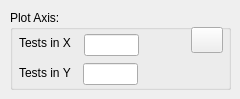
     <widget class="QWidget" name="pageAdvanced2">
      <widget class="QGroupBox" name="GroupBoxInstantReportTwoTests">
       <property name="geometry">
        <rect>
         <x>10</x>
         <y>10</y>
         <width>221</width>
         <height>80</height>
        </rect>
       </property>
       <property name="title">
        <string>Plot Axis:</string>
       </property>
       <widget class="QLineEdit" name="editTestX">
        <property name="geometry">
         <rect>
          <x>74</x>
          <y>24</y>
          <width>55</width>
          <height>22</height>
         </rect>
        </property>
        <property name="toolTip">
         <string>Enter Test number (from first group of files). For multi scatter lots, you can enter pairs. eg: 1000,1010 ; 1030,1050</string>
        </property>
        <property name="text">
         <string/>
        </property>
       </widget>
       <widget class="QToolButton" name="PickTestScatterY">
        <property name="geometry">
         <rect>
          <x>138</x>
          <y>51</y>
          <width>22</width>
          <height>22</height>
         </rect>
        </property>
        <property name="palette">
         <palette>
          <active>
           <colorrole role="WindowText">
            <brush brushstyle="SolidPattern">
             <color alpha="255">
              <red>0</red>
              <green>64</green>
              <blue>128</blue>
             </color>
            </brush>
           </colorrole>
           <colorrole role="Button">
            <brush brushstyle="SolidPattern">
             <color alpha="255">
              <red>255</red>
              <green>255</green>
              <blue>204</blue>
             </color>
            </brush>
           </colorrole>
           <colorrole role="Light">
            <brush brushstyle="SolidPattern">
             <color alpha="255">
              <red>255</red>
              <green>255</green>
              <blue>255</blue>
             </color>
            </brush>
           </colorrole>
           <colorrole role="Midlight">
            <brush brushstyle="SolidPattern">
             <color alpha="255">
              <red>237</red>
              <green>228</green>
              <blue>219</blue>
             </color>
            </brush>
           </colorrole>
           <colorrole role="Dark">
            <brush brushstyle="SolidPattern">
             <color alpha="255">
              <red>128</red>
              <green>128</green>
              <blue>128</blue>
             </color>
            </brush>
           </colorrole>
           <colorrole role="Mid">
            <brush brushstyle="SolidPattern">
             <color alpha="255">
              <red>144</red>
              <green>139</green>
              <blue>133</blue>
             </color>
            </brush>
           </colorrole>
           <colorrole role="Text">
            <brush brushstyle="SolidPattern">
             <color alpha="255">
              <red>0</red>
              <green>0</green>
              <blue>0</blue>
             </color>
            </brush>
           </colorrole>
           <colorrole role="BrightText">
            <brush brushstyle="SolidPattern">
             <color alpha="255">
              <red>255</red>
              <green>255</green>
              <blue>255</blue>
             </color>
            </brush>
           </colorrole>
           <colorrole role="ButtonText">
            <brush brushstyle="SolidPattern">
             <color alpha="255">
              <red>0</red>
              <green>0</green>
              <blue>0</blue>
             </color>
            </brush>
           </colorrole>
           <colorrole role="Base">
            <brush brushstyle="SolidPattern">
             <color alpha="255">
              <red>255</red>
              <green>255</green>
              <blue>255</blue>
             </color>
            </brush>
           </colorrole>
           <colorrole role="Window">
            <brush brushstyle="SolidPattern">
             <color alpha="255">
              <red>255</red>
              <green>255</green>
              <blue>204</blue>
             </color>
            </brush>
           </colorrole>
           <colorrole role="Shadow">
            <brush brushstyle="SolidPattern">
             <color alpha="255">
              <red>64</red>
              <green>64</green>
              <blue>64</blue>
             </color>
            </brush>
           </colorrole>
           <colorrole role="Highlight">
            <brush brushstyle="SolidPattern">
             <color alpha="255">
              <red>0</red>
              <green>36</green>
              <blue>104</blue>
             </color>
            </brush>
           </colorrole>
           <colorrole role="HighlightedText">
            <brush brushstyle="SolidPattern">
             <color alpha="255">
              <red>255</red>
              <green>255</green>
              <blue>255</blue>
             </color>
            </brush>
           </colorrole>
           <colorrole role="Link">
            <brush brushstyle="SolidPattern">
             <color alpha="255">
              <red>0</red>
              <green>0</green>
              <blue>255</blue>
             </color>
            </brush>
           </colorrole>
           <colorrole role="LinkVisited">
            <brush brushstyle="SolidPattern">
             <color alpha="255">
              <red>255</red>
              <green>0</green>
              <blue>255</blue>
             </color>
            </brush>
           </colorrole>
          </active>
          <inactive>
           <colorrole role="WindowText">
            <brush brushstyle="SolidPattern">
             <color alpha="255">
              <red>0</red>
              <green>64</green>
              <blue>128</blue>
             </color>
            </brush>
           </colorrole>
           <colorrole role="Button">
            <brush brushstyle="SolidPattern">
             <color alpha="255">
              <red>255</red>
              <green>255</green>
              <blue>204</blue>
             </color>
            </brush>
           </colorrole>
           <colorrole role="Light">
            <brush brushstyle="SolidPattern">
             <color alpha="255">
              <red>255</red>
              <green>255</green>
              <blue>255</blue>
             </color>
            </brush>
           </colorrole>
           <colorrole role="Midlight">
            <brush brushstyle="SolidPattern">
             <color alpha="255">
              <red>237</red>
              <green>228</green>
              <blue>219</blue>
             </color>
            </brush>
           </colorrole>
           <colorrole role="Dark">
            <brush brushstyle="SolidPattern">
             <color alpha="255">
              <red>128</red>
              <green>128</green>
              <blue>128</blue>
             </color>
            </brush>
           </colorrole>
           <colorrole role="Mid">
            <brush brushstyle="SolidPattern">
             <color alpha="255">
              <red>144</red>
              <green>139</green>
              <blue>133</blue>
             </color>
            </brush>
           </colorrole>
           <colorrole role="Text">
            <brush brushstyle="SolidPattern">
             <color alpha="255">
              <red>0</red>
              <green>0</green>
              <blue>0</blue>
             </color>
            </brush>
           </colorrole>
           <colorrole role="BrightText">
            <brush brushstyle="SolidPattern">
             <color alpha="255">
              <red>255</red>
              <green>255</green>
              <blue>255</blue>
             </color>
            </brush>
           </colorrole>
           <colorrole role="ButtonText">
            <brush brushstyle="SolidPattern">
             <color alpha="255">
              <red>0</red>
              <green>0</green>
              <blue>0</blue>
             </color>
            </brush>
           </colorrole>
           <colorrole role="Base">
            <brush brushstyle="SolidPattern">
             <color alpha="255">
              <red>255</red>
              <green>255</green>
              <blue>255</blue>
             </color>
            </brush>
           </colorrole>
           <colorrole role="Window">
            <brush brushstyle="SolidPattern">
             <color alpha="255">
              <red>255</red>
              <green>255</green>
              <blue>204</blue>
             </color>
            </brush>
           </colorrole>
           <colorrole role="Shadow">
            <brush brushstyle="SolidPattern">
             <color alpha="255">
              <red>64</red>
              <green>64</green>
              <blue>64</blue>
             </color>
            </brush>
           </colorrole>
           <colorrole role="Highlight">
            <brush brushstyle="SolidPattern">
             <color alpha="255">
              <red>216</red>
              <green>208</green>
              <blue>200</blue>
             </color>
            </brush>
           </colorrole>
           <colorrole role="HighlightedText">
            <brush brushstyle="SolidPattern">
             <color alpha="255">
              <red>0</red>
              <green>0</green>
              <blue>0</blue>
             </color>
            </brush>
           </colorrole>
           <colorrole role="Link">
            <brush brushstyle="SolidPattern">
             <color alpha="255">
              <red>0</red>
              <green>0</green>
              <blue>255</blue>
             </color>
            </brush>
           </colorrole>
           <colorrole role="LinkVisited">
            <brush brushstyle="SolidPattern">
             <color alpha="255">
              <red>255</red>
              <green>0</green>
              <blue>255</blue>
             </color>
            </brush>
           </colorrole>
          </inactive>
          <disabled>
           <colorrole role="WindowText">
            <brush brushstyle="SolidPattern">
             <color alpha="255">
              <red>0</red>
              <green>64</green>
              <blue>128</blue>
             </color>
            </brush>
           </colorrole>
           <colorrole role="Button">
            <brush brushstyle="SolidPattern">
             <color alpha="255">
              <red>255</red>
              <green>255</green>
              <blue>204</blue>
             </color>
            </brush>
           </colorrole>
           <colorrole role="Light">
            <brush brushstyle="SolidPattern">
             <color alpha="255">
              <red>255</red>
              <green>255</green>
              <blue>255</blue>
             </color>
            </brush>
           </colorrole>
           <colorrole role="Midlight">
            <brush brushstyle="SolidPattern">
             <color alpha="255">
              <red>235</red>
              <green>231</green>
              <blue>227</blue>
             </color>
            </brush>
           </colorrole>
           <colorrole role="Dark">
            <brush brushstyle="SolidPattern">
             <color alpha="255">
              <red>128</red>
              <green>128</green>
              <blue>128</blue>
             </color>
            </brush>
           </colorrole>
           <colorrole role="Mid">
            <brush brushstyle="SolidPattern">
             <color alpha="255">
              <red>144</red>
              <green>139</green>
              <blue>133</blue>
             </color>
            </brush>
           </colorrole>
           <colorrole role="Text">
            <brush brushstyle="SolidPattern">
             <color alpha="255">
              <red>108</red>
              <green>104</green>
              <blue>100</blue>
             </color>
            </brush>
           </colorrole>
           <colorrole role="BrightText">
            <brush brushstyle="SolidPattern">
             <color alpha="255">
              <red>255</red>
              <green>255</green>
              <blue>255</blue>
             </color>
            </brush>
           </colorrole>
           <colorrole role="ButtonText">
            <brush brushstyle="SolidPattern">
             <color alpha="255">
              <red>108</red>
              <green>104</green>
              <blue>100</blue>
             </color>
            </brush>
           </colorrole>
           <colorrole role="Base">
            <brush brushstyle="SolidPattern">
             <color alpha="255">
              <red>255</red>
              <green>255</green>
              <blue>255</blue>
             </color>
            </brush>
           </colorrole>
           <colorrole role="Window">
            <brush brushstyle="SolidPattern">
             <color alpha="255">
              <red>255</red>
              <green>255</green>
              <blue>204</blue>
             </color>
            </brush>
           </colorrole>
           <colorrole role="Shadow">
            <brush brushstyle="SolidPattern">
             <color alpha="255">
              <red>0</red>
              <green>0</green>
              <blue>0</blue>
             </color>
            </brush>
           </colorrole>
           <colorrole role="Highlight">
            <brush brushstyle="SolidPattern">
             <color alpha="255">
              <red>0</red>
              <green>36</green>
              <blue>104</blue>
             </color>
            </brush>
           </colorrole>
           <colorrole role="HighlightedText">
            <brush brushstyle="SolidPattern">
             <color alpha="255">
              <red>255</red>
              <green>255</green>
              <blue>255</blue>
             </color>
            </brush>
           </colorrole>
           <colorrole role="Link">
            <brush brushstyle="SolidPattern">
             <color alpha="255">
              <red>0</red>
              <green>0</green>
              <blue>255</blue>
             </color>
            </brush>
           </colorrole>
           <colorrole role="LinkVisited">
            <brush brushstyle="SolidPattern">
             <color alpha="255">
              <red>255</red>
              <green>0</green>
              <blue>255</blue>
             </color>
            </brush>
           </colorrole>
          </disabled>
         </palette>
        </property>
        <property name="toolTip">
         <string>Pick test to draw on the Y axis</string>
        </property>
        <property name="text">
         <string/>
        </property>
        <property name="icon">
         <iconset resource="gex.qrc">
          <normaloff>:/gex/icons/combo.png</normaloff>:/gex/icons/combo.png</iconset>
        </property>
        <property name="iconSize">
         <size>
          <width>32</width>
          <height>32</height>
         </size>
        </property>
        <property name="autoRaise">
         <bool>true</bool>
        </property>
       </widget>
       <widget class="QToolButton" name="PickTestScatterX">
        <property name="geometry">
         <rect>
          <x>137</x>
          <y>23</y>
          <width>22</width>
          <height>22</height>
         </rect>
        </property>
        <property name="palette">
         <palette>
          <active>
           <colorrole role="WindowText">
            <brush brushstyle="SolidPattern">
             <color alpha="255">
              <red>0</red>
              <green>64</green>
              <blue>128</blue>
             </color>
            </brush>
           </colorrole>
           <colorrole role="Button">
            <brush brushstyle="SolidPattern">
             <color alpha="255">
              <red>255</red>
              <green>255</green>
              <blue>204</blue>
             </color>
            </brush>
           </colorrole>
           <colorrole role="Light">
            <brush brushstyle="SolidPattern">
             <color alpha="255">
              <red>255</red>
              <green>255</green>
              <blue>255</blue>
             </color>
            </brush>
           </colorrole>
           <colorrole role="Midlight">
            <brush brushstyle="SolidPattern">
             <color alpha="255">
              <red>237</red>
              <green>228</green>
              <blue>219</blue>
             </color>
            </brush>
           </colorrole>
           <colorrole role="Dark">
            <brush brushstyle="SolidPattern">
             <color alpha="255">
              <red>128</red>
              <green>128</green>
              <blue>128</blue>
             </color>
            </brush>
           </colorrole>
           <colorrole role="Mid">
            <brush brushstyle="SolidPattern">
             <color alpha="255">
              <red>144</red>
              <green>139</green>
              <blue>133</blue>
             </color>
            </brush>
           </colorrole>
           <colorrole role="Text">
            <brush brushstyle="SolidPattern">
             <color alpha="255">
              <red>0</red>
              <green>0</green>
              <blue>0</blue>
             </color>
            </brush>
           </colorrole>
           <colorrole role="BrightText">
            <brush brushstyle="SolidPattern">
             <color alpha="255">
              <red>255</red>
              <green>255</green>
              <blue>255</blue>
             </color>
            </brush>
           </colorrole>
           <colorrole role="ButtonText">
            <brush brushstyle="SolidPattern">
             <color alpha="255">
              <red>0</red>
              <green>0</green>
              <blue>0</blue>
             </color>
            </brush>
           </colorrole>
           <colorrole role="Base">
            <brush brushstyle="SolidPattern">
             <color alpha="255">
              <red>255</red>
              <green>255</green>
              <blue>255</blue>
             </color>
            </brush>
           </colorrole>
           <colorrole role="Window">
            <brush brushstyle="SolidPattern">
             <color alpha="255">
              <red>255</red>
              <green>255</green>
              <blue>204</blue>
             </color>
            </brush>
           </colorrole>
           <colorrole role="Shadow">
            <brush brushstyle="SolidPattern">
             <color alpha="255">
              <red>64</red>
              <green>64</green>
              <blue>64</blue>
             </color>
            </brush>
           </colorrole>
           <colorrole role="Highlight">
            <brush brushstyle="SolidPattern">
             <color alpha="255">
              <red>0</red>
              <green>36</green>
              <blue>104</blue>
             </color>
            </brush>
           </colorrole>
           <colorrole role="HighlightedText">
            <brush brushstyle="SolidPattern">
             <color alpha="255">
              <red>255</red>
              <green>255</green>
              <blue>255</blue>
             </color>
            </brush>
           </colorrole>
           <colorrole role="Link">
            <brush brushstyle="SolidPattern">
             <color alpha="255">
              <red>0</red>
              <green>0</green>
              <blue>255</blue>
             </color>
            </brush>
           </colorrole>
           <colorrole role="LinkVisited">
            <brush brushstyle="SolidPattern">
             <color alpha="255">
              <red>255</red>
              <green>0</green>
              <blue>255</blue>
             </color>
            </brush>
           </colorrole>
          </active>
          <inactive>
           <colorrole role="WindowText">
            <brush brushstyle="SolidPattern">
             <color alpha="255">
              <red>0</red>
              <green>64</green>
              <blue>128</blue>
             </color>
            </brush>
           </colorrole>
           <colorrole role="Button">
            <brush brushstyle="SolidPattern">
             <color alpha="255">
              <red>255</red>
              <green>255</green>
              <blue>204</blue>
             </color>
            </brush>
           </colorrole>
           <colorrole role="Light">
            <brush brushstyle="SolidPattern">
             <color alpha="255">
              <red>255</red>
              <green>255</green>
              <blue>255</blue>
             </color>
            </brush>
           </colorrole>
           <colorrole role="Midlight">
            <brush brushstyle="SolidPattern">
             <color alpha="255">
              <red>237</red>
              <green>228</green>
              <blue>219</blue>
             </color>
            </brush>
           </colorrole>
           <colorrole role="Dark">
            <brush brushstyle="SolidPattern">
             <color alpha="255">
              <red>128</red>
              <green>128</green>
              <blue>128</blue>
             </color>
            </brush>
           </colorrole>
           <colorrole role="Mid">
            <brush brushstyle="SolidPattern">
             <color alpha="255">
              <red>144</red>
              <green>139</green>
              <blue>133</blue>
             </color>
            </brush>
           </colorrole>
           <colorrole role="Text">
            <brush brushstyle="SolidPattern">
             <color alpha="255">
              <red>0</red>
              <green>0</green>
              <blue>0</blue>
             </color>
            </brush>
           </colorrole>
           <colorrole role="BrightText">
            <brush brushstyle="SolidPattern">
             <color alpha="255">
              <red>255</red>
              <green>255</green>
              <blue>255</blue>
             </color>
            </brush>
           </colorrole>
           <colorrole role="ButtonText">
            <brush brushstyle="SolidPattern">
             <color alpha="255">
              <red>0</red>
              <green>0</green>
              <blue>0</blue>
             </color>
            </brush>
           </colorrole>
           <colorrole role="Base">
            <brush brushstyle="SolidPattern">
             <color alpha="255">
              <red>255</red>
              <green>255</green>
              <blue>255</blue>
             </color>
            </brush>
           </colorrole>
           <colorrole role="Window">
            <brush brushstyle="SolidPattern">
             <color alpha="255">
              <red>255</red>
              <green>255</green>
              <blue>204</blue>
             </color>
            </brush>
           </colorrole>
           <colorrole role="Shadow">
            <brush brushstyle="SolidPattern">
             <color alpha="255">
              <red>64</red>
              <green>64</green>
              <blue>64</blue>
             </color>
            </brush>
           </colorrole>
           <colorrole role="Highlight">
            <brush brushstyle="SolidPattern">
             <color alpha="255">
              <red>216</red>
              <green>208</green>
              <blue>200</blue>
             </color>
            </brush>
           </colorrole>
           <colorrole role="HighlightedText">
            <brush brushstyle="SolidPattern">
             <color alpha="255">
              <red>0</red>
              <green>0</green>
              <blue>0</blue>
             </color>
            </brush>
           </colorrole>
           <colorrole role="Link">
            <brush brushstyle="SolidPattern">
             <color alpha="255">
              <red>0</red>
              <green>0</green>
              <blue>255</blue>
             </color>
            </brush>
           </colorrole>
           <colorrole role="LinkVisited">
            <brush brushstyle="SolidPattern">
             <color alpha="255">
              <red>255</red>
              <green>0</green>
              <blue>255</blue>
             </color>
            </brush>
           </colorrole>
          </inactive>
          <disabled>
           <colorrole role="WindowText">
            <brush brushstyle="SolidPattern">
             <color alpha="255">
              <red>0</red>
              <green>64</green>
              <blue>128</blue>
             </color>
            </brush>
           </colorrole>
           <colorrole role="Button">
            <brush brushstyle="SolidPattern">
             <color alpha="255">
              <red>255</red>
              <green>255</green>
              <blue>204</blue>
             </color>
            </brush>
           </colorrole>
           <colorrole role="Light">
            <brush brushstyle="SolidPattern">
             <color alpha="255">
              <red>255</red>
              <green>255</green>
              <blue>255</blue>
             </color>
            </brush>
           </colorrole>
           <colorrole role="Midlight">
            <brush brushstyle="SolidPattern">
             <color alpha="255">
              <red>235</red>
              <green>231</green>
              <blue>227</blue>
             </color>
            </brush>
           </colorrole>
           <colorrole role="Dark">
            <brush brushstyle="SolidPattern">
             <color alpha="255">
              <red>128</red>
              <green>128</green>
              <blue>128</blue>
             </color>
            </brush>
           </colorrole>
           <colorrole role="Mid">
            <brush brushstyle="SolidPattern">
             <color alpha="255">
              <red>144</red>
              <green>139</green>
              <blue>133</blue>
             </color>
            </brush>
           </colorrole>
           <colorrole role="Text">
            <brush brushstyle="SolidPattern">
             <color alpha="255">
              <red>108</red>
              <green>104</green>
              <blue>100</blue>
             </color>
            </brush>
           </colorrole>
           <colorrole role="BrightText">
            <brush brushstyle="SolidPattern">
             <color alpha="255">
              <red>255</red>
              <green>255</green>
              <blue>255</blue>
             </color>
            </brush>
           </colorrole>
           <colorrole role="ButtonText">
            <brush brushstyle="SolidPattern">
             <color alpha="255">
              <red>108</red>
              <green>104</green>
              <blue>100</blue>
             </color>
            </brush>
           </colorrole>
           <colorrole role="Base">
            <brush brushstyle="SolidPattern">
             <color alpha="255">
              <red>255</red>
              <green>255</green>
              <blue>255</blue>
             </color>
            </brush>
           </colorrole>
           <colorrole role="Window">
            <brush brushstyle="SolidPattern">
             <color alpha="255">
              <red>255</red>
              <green>255</green>
              <blue>204</blue>
             </color>
            </brush>
           </colorrole>
           <colorrole role="Shadow">
            <brush brushstyle="SolidPattern">
             <color alpha="255">
              <red>0</red>
              <green>0</green>
              <blue>0</blue>
             </color>
            </brush>
           </colorrole>
           <colorrole role="Highlight">
            <brush brushstyle="SolidPattern">
             <color alpha="255">
              <red>0</red>
              <green>36</green>
              <blue>104</blue>
             </color>
            </brush>
           </colorrole>
           <colorrole role="HighlightedText">
            <brush brushstyle="SolidPattern">
             <color alpha="255">
              <red>255</red>
              <green>255</green>
              <blue>255</blue>
             </color>
            </brush>
           </colorrole>
           <colorrole role="Link">
            <brush brushstyle="SolidPattern">
             <color alpha="255">
              <red>0</red>
              <green>0</green>
              <blue>255</blue>
             </color>
            </brush>
           </colorrole>
           <colorrole role="LinkVisited">
            <brush brushstyle="SolidPattern">
             <color alpha="255">
              <red>255</red>
              <green>0</green>
              <blue>255</blue>
             </color>
            </brush>
           </colorrole>
          </disabled>
         </palette>
        </property>
        <property name="toolTip">
         <string>Pick test to draw on the X axis</string>
        </property>
        <property name="text">
         <string/>
        </property>
        <property name="icon">
         <iconset resource="gex.qrc">
          <normaloff>:/gex/icons/combo.png</normaloff>:/gex/icons/combo.png</iconset>
        </property>
        <property name="iconSize">
         <size>
          <width>32</width>
          <height>32</height>
         </size>
        </property>
        <property name="autoRaise">
         <bool>true</bool>
        </property>
       </widget>
       <widget class="QLabel" name="labelTest2">
        <property name="geometry">
         <rect>
          <x>9</x>
          <y>53</y>
          <width>61</width>
          <height>20</height>
         </rect>
        </property>
        <property name="text">
         <string>Tests in Y</string>
        </property>
        <property name="wordWrap">
         <bool>false</bool>
        </property>
       </widget>
       <widget class="QLabel" name="labelTest1">
        <property name="geometry">
         <rect>
          <x>9</x>
          <y>23</y>
          <width>61</width>
          <height>20</height>
         </rect>
        </property>
        <property name="text">
         <string>Tests in X</string>
        </property>
        <property name="wordWrap">
         <bool>false</bool>
        </property>
       </widget>
       <widget class="QLineEdit" name="editTestY">
        <property name="geometry">
         <rect>
          <x>73</x>
          <y>53</y>
          <width>55</width>
          <height>22</height>
         </rect>
        </property>
        <property name="toolTip">
         <string>Enter Test number (from second group of files)</string>
        </property>
        <property name="text">
         <string/>
        </property>
       </widget>
       <widget class="QPushButton" name="buttonImportScatterPairs">
        <property name="geometry">
         <rect>
          <x>181</x>
          <y>17</y>
          <width>32</width>
          <height>26</height>
         </rect>
        </property>
        <property name="toolTip">
         <string>For multiple scatter plots, import the list of test pairs to plot (Check 'Help' tab, section 'visual tour' on 'scatter plot' for more details)</string>
        </property>
        <property name="text">
         <string/>
        </property>
        <property name="icon">
         <iconset resource="gex.qrc">
          <normaloff>:/gex/icons/file_open.png</normaloff>:/gex/icons/file_open.png</iconset>
        </property>
        <property name="iconSize">
         <size>
          <width>32</width>
          <height>32</height>
         </size>
        </property>
       </widget>
      </widget>
     </widget>
